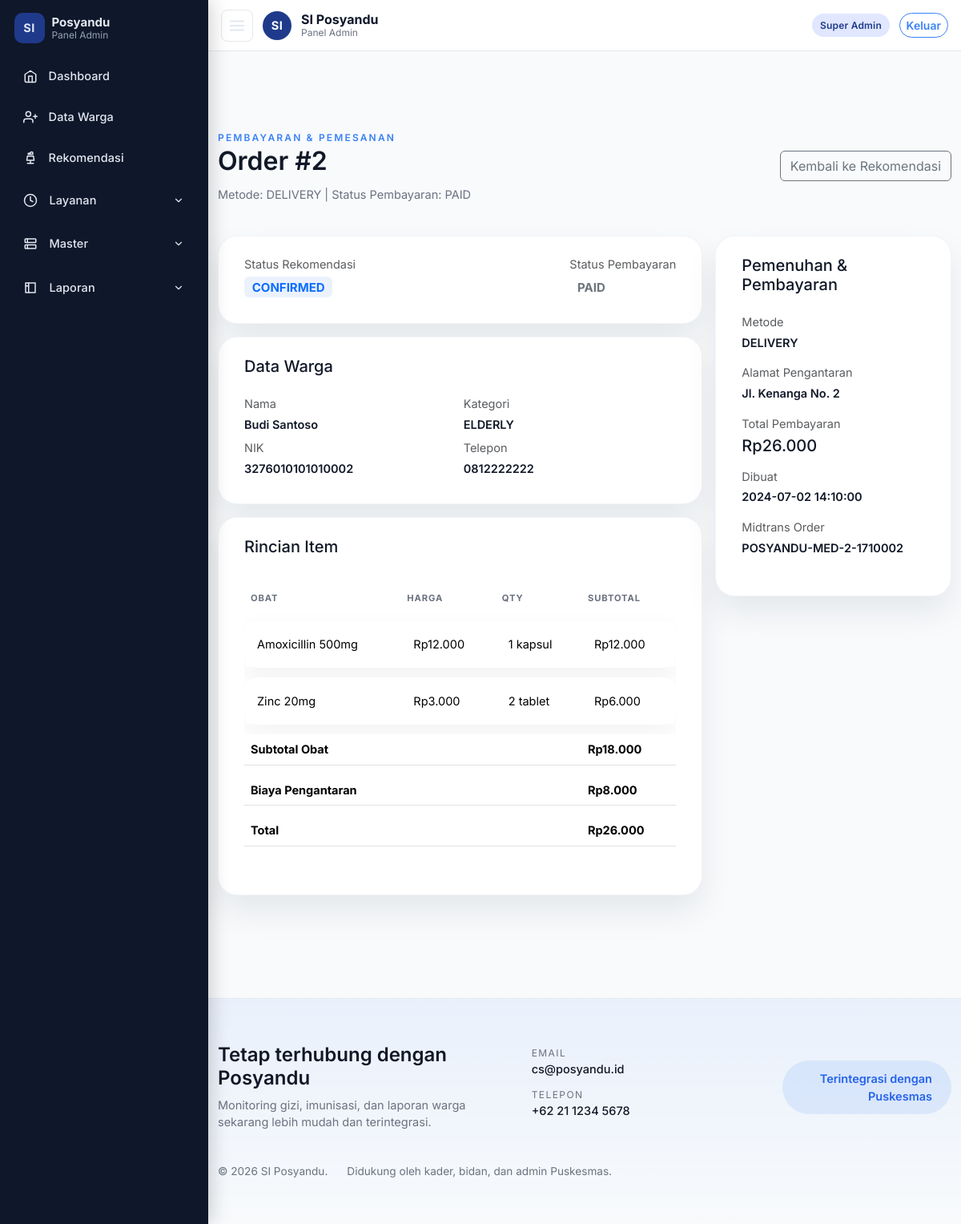
Screenshot of /public/index.php?page=order-payment-detail&id=2 (signed in) with the database file from the repository.
### tables this page shows
CREATE TABLE fulfillment_orders (
    id INT AUTO_INCREMENT PRIMARY KEY,
    recommendation_id INT NOT NULL,
    resident_id INT NOT NULL,
    fulfillment_method ENUM('PICKUP','DELIVERY','SELF_BUY') NOT NULL,
    address TEXT NULL,
    delivery_fee INT NOT NULL DEFAULT 0,
    total_amount INT NOT NULL DEFAULT 0,
    payment_status ENUM('UNPAID','PENDING','PAID','FAILED','EXPIRED') NOT NULL DEFAULT 'UNPAID',
    midtrans_order_id VARCHAR(190) NULL,
    snap_token VARCHAR(255) NULL,
    created_at TIMESTAMP DEFAULT CURRENT_TIMESTAMP,
    CONSTRAINT fk_fulfillment_rec FOREIGN KEY (recommendation_id) REFERENCES recommendations(id) ON DELETE CASCADE,
    CONSTRAINT fk_fulfillment_resident FOREIGN KEY (resident_id) REFERENCES residents(id) ON DELETE CASCADE
);

CREATE TABLE recommendations (
    id INT AUTO_INCREMENT PRIMARY KEY,
    resident_id INT NOT NULL,
    admin_id INT NOT NULL,
    notes TEXT NULL,
    status ENUM('SENT','CONFIRMED','FULFILLED','CANCELLED') NOT NULL DEFAULT 'SENT',
    created_at TIMESTAMP DEFAULT CURRENT_TIMESTAMP,
    CONSTRAINT fk_rec_resident FOREIGN KEY (resident_id) REFERENCES residents(id) ON DELETE CASCADE,
    CONSTRAINT fk_rec_admin FOREIGN KEY (admin_id) REFERENCES users(id) ON DELETE CASCADE
);

CREATE TABLE residents (
    id INT AUTO_INCREMENT PRIMARY KEY,
    name VARCHAR(120) NOT NULL,
    nik VARCHAR(20) NOT NULL UNIQUE,
    family_number VARCHAR(20) NOT NULL,
    address TEXT NOT NULL,
    phone VARCHAR(20) NOT NULL,
    birth_date DATE NOT NULL,
    gender ENUM('male', 'female') NOT NULL,
    category ENUM('pregnant', 'toddler', 'elderly') NOT NULL,
    created_at TIMESTAMP DEFAULT CURRENT_TIMESTAMP
);

CREATE TABLE recommendation_items (
    id INT AUTO_INCREMENT PRIMARY KEY,
    recommendation_id INT NOT NULL,
    medicine_id INT NOT NULL,
    qty INT NOT NULL,
    dosage VARCHAR(255) NOT NULL,
    note VARCHAR(255) NULL,
    CONSTRAINT fk_rec_item_header FOREIGN KEY (recommendation_id) REFERENCES recommendations(id) ON DELETE CASCADE,
    CONSTRAINT fk_rec_item_medicine FOREIGN KEY (medicine_id) REFERENCES medicines(id) ON DELETE CASCADE
);

CREATE TABLE medicines (
    id INT AUTO_INCREMENT PRIMARY KEY,
    name VARCHAR(150) NOT NULL,
    unit VARCHAR(50) NOT NULL,
    price INT NOT NULL DEFAULT 0,
    stock INT NULL,
    image VARCHAR(255) NULL,
    is_active TINYINT(1) NOT NULL DEFAULT 1,
    created_at TIMESTAMP DEFAULT CURRENT_TIMESTAMP
);

### app/Controllers/FulfillmentController.php (called while the page is built, shortened)
<?php
class FulfillmentController
{
    private FulfillmentOrder $fulfillments;
    public function __construct()
    {
        $this->fulfillments = new FulfillmentOrder();
    }
    public function orderPaymentDetail(): void
    {
        $id = (int) ($_GET['id'] ?? 0);
        $order = $this->fulfillments->findDetailed($id);
        $recommendation = (new Recommendation())->findWithItems((int) $order['recommendation_id']);
        include __DIR__ . '/../Views/orders/order_payment_detail.php';
    }
}

### app/bootstrap.php (called while the page is built, shortened)
<?php
require_once __DIR__ . '/Helpers.php';
require_once __DIR__ . '/Database.php';
spl_autoload_register(function ($class) {
    $paths = [
        __DIR__ . '/Controllers/' . $class . '.php',
        __DIR__ . '/Models/' . $class . '.php',
        __DIR__ . '/Libraries/' . $class . '.php',
    ];
    foreach ($paths as $path) {
        if (file_exists($path)) {
            return;
        }
    }
});

### app/Database.php (called while the page is built, shortened)
<?php
class Database
{
    private static ?\PDO $instance = null;
    public static function getInstance(): \PDO
    {
        if (self::$instance === null) {
            $db = config('db');
            $dsn = sprintf(
                'mysql:host=%s;port=%s;dbname=%s;charset=%s',
                $db['host'],
                $db['port'],
                $db['database'],
                $db['charset']
            );
            try {
                self::$instance = new \PDO($dsn, $db['username'], $db['password'], [
                    \PDO::ATTR_ERRMODE => \PDO::ERRMODE_EXCEPTION,
                    \PDO::ATTR_DEFAULT_FETCH_MODE => \PDO::FETCH_ASSOC,
                ]);
            } catch (\PDOException $e) {
                if (str_contains($e->getMessage(), 'Unknown database')) {
                    self::createDatabase($db);
                    self::$instance = new \PDO($dsn, $db['username'], $db['password'], [
                        \PDO::ATTR_ERRMODE => \PDO::ERRMODE_EXCEPTION,
                        \PDO::ATTR_DEFAULT_FETCH_MODE => \PDO::FETCH_ASSOC,
                    ]);
                } else {
                    throw $e;
                }
            }
        }
        return self::$instance;
    }
}

### app/Models/BaseModel.php (called while the page is built, shortened)
<?php
abstract class BaseModel
{
    public function __construct()
    {
        $this->db = Database::getInstance();
    }
}

### app/Models/FulfillmentOrder.php (called while the page is built, shortened)
<?php
class FulfillmentOrder extends BaseModel
{
    public function findDetailed(int $id): ?array
    {
        $stmt = $this->db->prepare('SELECT fo.*, r.notes, r.status AS recommendation_status, res.name AS resident_name, res.nik, res.category, res.phone, res.address FROM fulfillment_orders fo JOIN recommendations r ON r.id = fo.recommendation_id JOIN residents res ON res.id = fo.resident_id WHERE fo.id = :id LIMIT 1');
        $stmt->execute(['id' => $id]);
        $order = $stmt->fetch();
        return $order ?: null;
    }
}

### app/config.php (called while the page is built)
<?php
return [
    'db' => [
        'host' => '127.0.0.1',
        'port' => '3306',
        'database' => 'si_posyandu',
        'username' => 'root',
        'password' => '',
        'charset' => 'utf8mb4',
    ],
    'app' => [
        'base_url' => getenv('APP_BASE_URL') ?: '',
        'name' => 'SI Posyandu',
        'timezone' => getenv('APP_TIMEZONE') ?: 'Asia/Jakarta'
    ],
    'midtrans' => [
        'server_key' => getenv('MIDTRANS_SERVER_KEY') ?: '__MIDTRANS_SERVER_KEY__',
        'client_key' => getenv('MIDTRANS_CLIENT_KEY') ?: '__MIDTRANS_CLIENT_KEY__',
        'merchant_id' => getenv('MIDTRANS_MERCHANT_ID') ?: '__MIDTRANS_MERCHANT_ID__',
        'is_production' => getenv('MIDTRANS_IS_PRODUCTION') === 'true'
    ]
];

### app/Helpers.php (called while the page is built, shortened)
<?php
function app_config(): array
{
    static $config;
    if ($config === null) {
        $config = require __DIR__ . '/config.php';
    }
    return $config;
}
function config(?string $key = null, $default = null)
{
    $config = app_config();
    $segments = explode('.', $key);
    $value = $config;
    foreach ($segments as $segment) {
        $value = $value[$segment];
    }
    return $value;
}
function app_base_path(): string
{
    $base = trim((string) config('app.base_url', ''));
    if ($base === '' || $base === '/') {
        $scriptName = $_SERVER['SCRIPT_NAME'] ?? '/index.php';
        $dir = str_replace('\\', '/', dirname($scriptName));
        return rtrim($dir, '/');
    }
    return '/' . ltrim(rtrim($base, '/'), '/');
}
function app_entry_script(): string
{
    $base = app_base_path();
    $scriptName = $_SERVER['SCRIPT_NAME'] ?? '/index.php';
    return $base . '/index.php';
}
function url(string $path = ''): string
{
    $base = app_base_path();
    if ($path[0] === '?') {
        return app_entry_script() . $path;
    }
    $prefix = $base === '' ? '' : rtrim($base, '/');
    return $prefix . '/' . ltrim($path, '/');
}

### app/Models/Recommendation.php (called while the page is built, shortened)
<?php
class Recommendation extends BaseModel
{
    public function findWithItems(int $id): ?array
    {
        $stmt = $this->db->prepare('SELECT r.*, res.name AS resident_name, res.nik, res.category, res.phone FROM recommendations r JOIN residents res ON res.id = r.resident_id WHERE r.id = :id LIMIT 1');
        $stmt->execute(['id' => $id]);
        $header = $stmt->fetch();
        $itemsStmt = $this->db->prepare('SELECT ri.*, m.name AS medicine_name, m.unit, m.price, m.image FROM recommendation_items ri JOIN medicines m ON m.id = ri.medicine_id WHERE ri.recommendation_id = :id');
        $itemsStmt->execute(['id' => $id]);
        $header['items'] = $itemsStmt->fetchAll();
        return $header;
    }
}

### app/Views/orders/order_payment_detail.php (the view, shortened to what this page needs)
<?php include __DIR__ . '/../layouts/header.php'; ?>
<section class="section">
    <div class="container">
        <div class="section-header d-flex justify-content-between align-items-center flex-wrap gap-2">
            <div>
                <span class="section-eyebrow">Pembayaran & Pemesanan</span>
                <h2 class="section-title">Order #<?= htmlspecialchars($order['id']) ?></h2>
                <p class="section-subtitle mb-0">Metode: <?= htmlspecialchars($order['fulfillment_method']) ?> | Status Pembayaran: <?= htmlspecialchars($order['payment_status']) ?></p>
            </div>
            <a class="btn btn-outline-secondary" href="<?= url('?page=recommendation-detail&id=' . $order['recommendation_id']) ?>">Kembali ke Rekomendasi</a>
        </div>
        <div class="row g-3">
            <div class="col-lg-8">
                <div class="surface-card mb-3">
                    <div class="surface-body d-flex justify-content-between flex-wrap gap-3 align-items-center">
                        <div>
                            <p class="mb-1 text-muted">Status Rekomendasi</p>
                            <h5 class="mb-0"><span class="badge bg-soft-primary text-primary"><?= htmlspecialchars($order['recommendation_status']) ?></span></h5>
                        </div>
                        <div>
                            <p class="mb-1 text-muted">Status Pembayaran</p>
                            <h5 class="mb-0"><span class="badge bg-soft-secondary text-secondary" id="payment-status"><?= htmlspecialchars($order['payment_status']) ?></span></h5>
                        </div>
                    </div>
                </div>
                <div class="surface-card mb-3">
                    <div class="surface-header">
                        <h5 class="mb-0">Data Warga</h5>
                    </div>
                    <div class="surface-body">
                        <div class="row g-2">
                            <div class="col-md-6">
                                <p class="mb-1 text-muted">Nama</p>
                                <p class="fw-semibold mb-0"><?= htmlspecialchars($order['resident_name'] ?? '-') ?></p>
                            </div>
                            <div class="col-md-6">
                                <p class="mb-1 text-muted">Kategori</p>
                                <p class="fw-semibold mb-0 text-uppercase"><?= htmlspecialchars($order['category'] ?? '-') ?></p>
                            </div>
                            <div class="col-md-6">
                                <p class="mb-1 text-muted">NIK</p>
                                <p class="fw-semibold mb-0"><?= htmlspecialchars($order['nik'] ?? '-') ?></p>
                            </div>
                            <div class="col-md-6">
                                <p class="mb-1 text-muted">Telepon</p>
                                <p class="fw-semibold mb-0"><?= htmlspecialchars($order['phone'] ?? '-') ?></p>
                            </div>
                        </div>
                    </div>
                </div>
                <div class="surface-card">
                    <div class="surface-header">
                        <h5 class="mb-0">Rincian Item</h5>
                    </div>
                    <div class="surface-body">
                        <div class="table-responsive">
                            <table class="table table-modern">
                                <thead>
                                    <tr>
                                        <th>Obat</th>
                                        <th>Harga</th>
                                        <th>Qty</th>
                                        <th>Subtotal</th>
                                    </tr>
                                </thead>
                                <tbody>
                                    <?php $subtotal = 0; foreach ($recommendation['items'] as $item): $line = ((int)$item['qty']) * ((int)$item['price']); $subtotal += $line; ?>
                                        <tr>
                                            <td><?= htmlspecialchars($item['medicine_name']) ?></td>
                                            <td>Rp<?= number_format($item['price'], 0, ',', '.') ?></td>
                                            <td><?= (int)$item['qty'] ?> <?= htmlspecialchars($item['unit']) ?></td>
                                            <td>Rp<?= number_format($line, 0, ',', '.') ?></td>
                                        </tr>
                                    <?php endforeach; ?>
                                </tbody>
                                <tfoot>
                                    <tr>
                                        <th colspan="3">Subtotal Obat</th>
                                        <th>Rp<?= number_format($subtotal, 0, ',', '.') ?></th>
                                    </tr>
                                    <?php if ($order['fulfillment_method'] === 'DELIVERY'): ?>
                                        <tr>
                                            <th colspan="3">Biaya Pengantaran</th>
                                            <th>Rp<?= number_format($order['delivery_fee'], 0, ',', '.') ?></th>
                                        </tr>
                                    <?php endif; ?>
                                    <tr>
                                        <th colspan="3">Total</th>
                                        <th>Rp<?= number_format($order['total_amount'], 0, ',', '.') ?></th>
                                    </tr>
                                </tfoot>
                            </table>
                        </div>
                    </div>
                </div>
            </div>
            <div class="col-lg-4">
                <div class="surface-card">
                    <div class="surface-header">
                        <h5 class="mb-0">Pemenuhan & Pembayaran</h5>
                    </div>
                    <div class="surface-body">
                        <div class="mb-3">
                            <p class="mb-1 text-muted">Metode</p>
                            <p class="fw-semibold mb-0"><?= htmlspecialchars($order['fulfillment_method']) ?></p>
                        </div>
                        <?php if ($order['fulfillment_method'] === 'DELIVERY'): ?>
                            <div class="mb-3">
                                <p class="mb-1 text-muted">Alamat Pengantaran</p>
                                <p class="fw-semibold mb-0"><?= nl2br(htmlspecialchars($order['address'] ?? '-')) ?></p>
                            </div>
                        <?php endif; ?>
                        <div class="mb-3">
                            <p class="mb-1 text-muted">Total Pembayaran</p>
                            <h5 class="mb-0">Rp<?= number_format($order['total_amount'], 0, ',', '.') ?></h5>
                        </div>
                        <div class="mb-3">
                            <p class="mb-1 text-muted">Dibuat</p>
                            <p class="fw-semibold mb-0"><?= htmlspecialchars($order['created_at'] ?? '-') ?></p>
                        </div>
                        <?php if (!empty($order['midtrans_order_id'])): ?>
                            <div class="mb-3">
                                <p class="mb-1 text-muted">Midtrans Order</p>
                                <p class="fw-semibold mb-0"><?= htmlspecialchars($order['midtrans_order_id']) ?></p>
                            </div>
                        <?php endif; ?>
                    </div>
                </div>
            </div>
        </div>
    </div>
</section>
<?php include __DIR__ . '/../layouts/footer.php'; ?>

### rows the page displays
fulfillment_orders: id "2", fulfillment_method "DELIVERY", payment_status "PAID", recommendation.status "CONFIRMED", resident.name "Budi Santoso", resident.category "ELDERLY", resident.nik "3276010101010002", resident.phone "0812222222", delivery_fee "8.000", total_amount "26.000", resident.address "Jl. Kenanga No. 2", created_at "2024-07-02 14:10:00", midtrans_order "POSYANDU-MED-2-1710002"
recommendation_items: medicine.name "Amoxicillin 500mg", medicine.price "12.000", qty "1", medicine.unit "kapsul", qty.price "12.000"
recommendation_items: medicine.name "Zinc 20mg", medicine.price "3.000", qty "2", medicine.unit "tablet", qty.price "6.000"

### other values shown
str_replace('_', ' ', $currentUser['role']) "Super Admin"
$subtotal "18.000"
config('app.name', 'SI Posyandu') "SI Posyandu"
